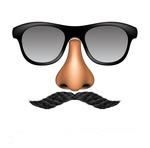
//> input picture images/5.jpg, 150 x 148 px, given in place of the camera
$ ./main   (built with g++ and OpenCV 4)
//> lines starting //> are read from the running program, lines starting //| are printed output that depends on the picture; after the words box and inside, x2 and y2 are one past the last pixel; in counts of white or black regions, pixels touching at a corner belong together
//track motion - get a difference image, threshold it, use erosion, draw a target at the center of the contours
//https://www.youtube.com/watch?v=X6rPdRZzgjg


#include <opencv2\highgui\highgui.hpp>
#include <opencv2/opencv.hpp>

using namespace std;
using namespace cv;

//our sensitivity value to be used in the threshold() function
const static int SENSITIVITY_VALUE = 20;
//size of blur used to smooth the image to remove possible noise and
//increase the size of the object we are trying to track. (Much like dilate and erode)
const static int BLUR_SIZE = 10;
//we'll have just one object to search for
//and keep track of its position.
int liveObject17[2] = { 0, 0 };
//bounding rectangle of the object, we will use the center of this as its position.
Rect objectBoundingRectangle17 = Rect(0, 0, 0, 0);


//int to string helper function
string intToString_17(int number){

	//this function has a number input and string output
	std::stringstream ss;
	ss << number;
	return ss.str();
}

void searchForMovement17(Mat thresholdImage, Mat &cameraFeed){
	//notice how we use the '&' operator for the cameraFeed. This is because we wish
	//to take the values passed into the function and manipulate them, rather than just working with a copy.
	//eg. we draw to the cameraFeed in this function which is then displayed in the ma in() function.
	bool objectDetected = false;
	Mat temp;
	thresholdImage.copyTo(temp);
	//these two vectors needed for output of findContours
	vector< vector<Point> > contours;
	vector<Vec4i> hierarchy;
	//find contours of filtered image using openCV findContours function
	//findContours(temp,contours,hierarchy,CV_RETR_CCOMP,CV_CHAIN_APPROX_SIMPLE );// retrieves all contours
	findContours(temp, contours, hierarchy, CV_RETR_EXTERNAL, CV_CHAIN_APPROX_SIMPLE);// retrieves external contours

	//if contours vector is not empty, we have found some objects
	if (contours.size()>0)objectDetected = true;
	else objectDetected = false;

	if (objectDetected){
		//the largest contour is found at the end of the contours vector
		//we will simply assume that the biggest contour is the object we are looking for.
		vector< vector<Point> > largestContourVec;
		largestContourVec.push_back(contours.at(contours.size() - 1));
		//make a bounding rectangle around the largest contour then find its centroid
		//this will be the object's final estimated position.
		objectBoundingRectangle17 = boundingRect(largestContourVec.at(0));
		int xpos = objectBoundingRectangle17.x + objectBoundingRectangle17.width / 2;
		int ypos = objectBoundingRectangle17.y + objectBoundingRectangle17.height / 2;

		imshow("tony test", thresholdImage);
		rectangle(cameraFeed, Point(xpos, ypos), Point(objectBoundingRectangle17.x + objectBoundingRectangle17.width, objectBoundingRectangle17.y + objectBoundingRectangle17.height), Scalar(255, 255, 0), 2, 8, 0);
		waitKey(100);
		//update the objects positions by changing the 'liveObject17' array values
		liveObject17[0] = xpos, liveObject17[1] = ypos;
	}
	//make some temp x and y variables so we dont have to type out so much
	int x = liveObject17[0];
	int y = liveObject17[1];
	//draw some crosshairs on the object
	circle(cameraFeed, Point(x, y), 20, Scalar(0, 255, 0), 2);
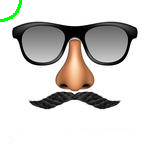
//> cameraFeed: 148 rows x 150 cols, CV_8UC3; 0.45% of pixels changed, all inside (x1, y1, x2, y2) = (0, 0, 22, 22)
	line(cameraFeed, Point(x, y), Point(x, y - 25), Scalar(0, 255, 0), 2);
//> cameraFeed: 148 rows x 150 cols, CV_8UC3; 3 pixels changed, all inside (x1, y1, x2, y2) = (0, 0, 2, 2)
	line(cameraFeed, Point(x, y), Point(x, y + 25), Scalar(0, 255, 0), 2);
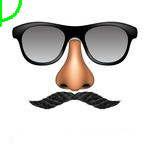
//> cameraFeed: 148 rows x 150 cols, CV_8UC3; mean B, G, R 208.8, 212.5, 214
	line(cameraFeed, Point(x, y), Point(x - 25, y), Scalar(0, 255, 0), 2);
	line(cameraFeed, Point(x, y), Point(x + 25, y), Scalar(0, 255, 0), 2);
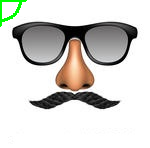
//> cameraFeed: 148 rows x 150 cols, CV_8UC3; 0.19% of pixels changed, all inside (x1, y1, x2, y2) = (2, 0, 27, 2)
	putText(cameraFeed, "Tracking object at (" + intToString_17(x) + "," + intToString_17(y) + ")", Point(x, y), 1, 1, Scalar(255, 0, 0), 2);
}
int main(){
	//some boolean variables for added functionality
	bool objectDetected = false;
	bool debugMode = true;
	bool trackingEnabled = true;
	Mat frame1, frame2;
	//their grayscale images (needed for absdiff() function)
	Mat grayImage1, grayImage2;
	//resulting difference image
	Mat differenceImage;
	//thresholded difference image (for use in findContours() function)
	Mat thresholdImage;
	//video capture object.
	VideoCapture capture;
	capture.open(0);
	while (1){
		//we can loop the video by re-opening the capture every time the video reaches its last frame
		//check if the video has reach its last frame.
		//we add '-1' because we are reading two frames from the video at a time.
		//if this is not included, we get a memory error!
		while (1){
			//read first frame
			capture >> (frame1);
			//convert frame1 to gray scale for frame differencing
			cvtColor(frame1, grayImage1, COLOR_BGR2GRAY);
			//copy second frame
			capture >> (frame2);
			//convert frame2 to gray scale for frame differencing
			cvtColor(frame2, grayImage2, COLOR_BGR2GRAY);
			//perform frame differencing with the sequential images. This will output an "intensity image"
			//do not confuse this with a threshold image, we will need to perform thresholding afterwards.
			absdiff(grayImage1, grayImage2, differenceImage);
			//threshold intensity image at a given sensitivity value
			threshold(differenceImage, thresholdImage, SENSITIVITY_VALUE, 255, THRESH_BINARY);
			if (debugMode == true){
				//show the difference image and threshold image
				imshow("Difference Image", differenceImage);
				imshow("Threshold Image", thresholdImage);
			}
			else{
				//if not in debug mode, destroy the windows so we don't see them anymore
				destroyWindow("Difference Image");
				destroyWindow("Threshold Image");

			}
			//use blur() to smooth the image, remove possible noise and
			//increase the size of the object we are trying to track. (Much like dilate and erode)
			blur(thresholdImage, thresholdImage, Size(10, 10));
			//threshold again to obtain binary image from blur output
			threshold(thresholdImage, thresholdImage, SENSITIVITY_VALUE, 255, THRESH_BINARY);
			if (debugMode == true){
				//show the threshold image after it's been "blurred"
				imshow("final thresh image", thresholdImage);
			}
			else {
				//if not in debug mode, destroy the windows so we don't see them anymore
				destroyWindow("final thresh image");
			}

			//if tracking enabled, search for contours in our thresholded image
			if (trackingEnabled){

				searchForMovement17(thresholdImage, frame1);
			}
			//show our captured frame
			imshow("Frame1", frame1);
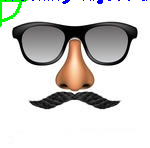
//> window 'Frame1': 148 rows x 150 cols, CV_8UC3; mean B, G, R 208.4, 211.7, 212.8
			//check to see if a button has been pressed.
			//this 10ms delay is necessary for proper operation of this program
			//if removed, frames will not have enough time to referesh and a blank
			//image will appear.

			waitKey(20);


		}
		//release the capture before re-opening and looping again.
		capture.release();
	}

	return 0;

}
